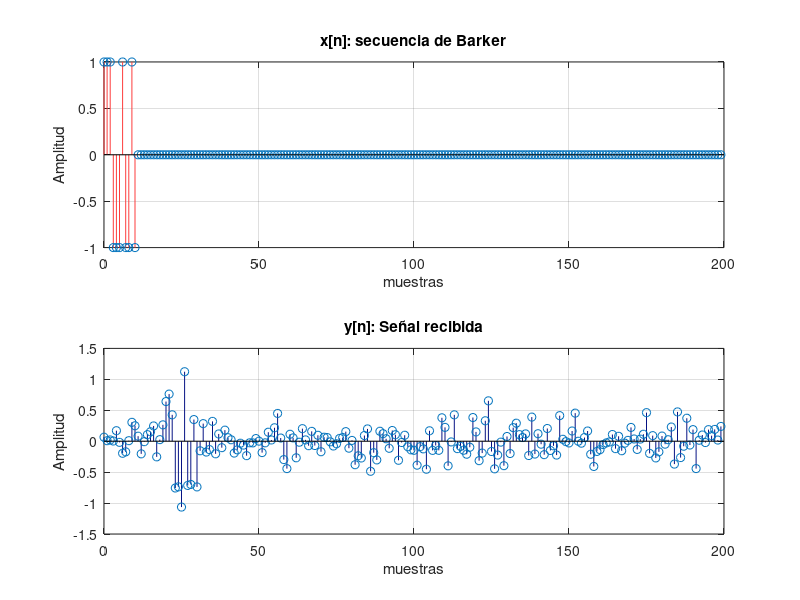
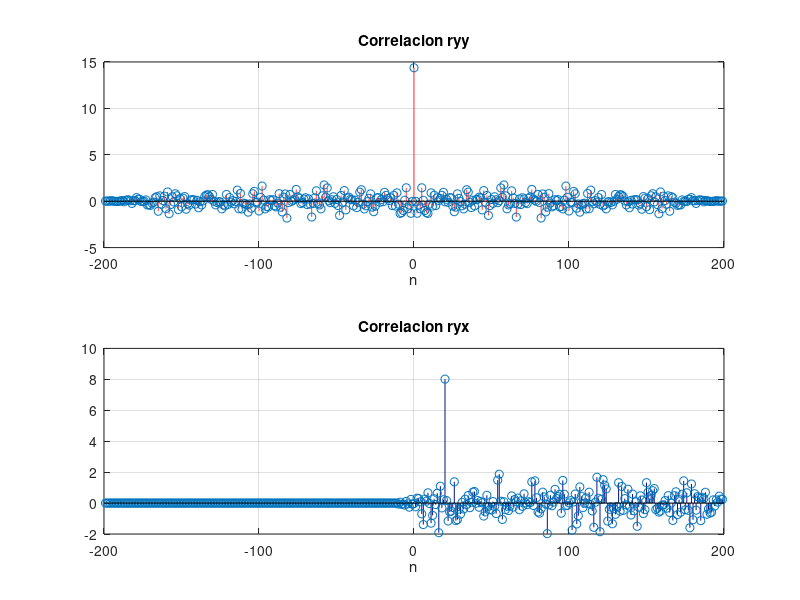

Write MATLAB code to recreate these figures, in order. (Note: this script raises an error after producing the figures.)
%% Radar
clc, clear, close all

Colors = [  hex2dec('fd') hex2dec('3c') hex2dec('3c');
            hex2dec('06') hex2dec('12') hex2dec('83');
            hex2dec('ff') hex2dec('b7') hex2dec('4c');
            hex2dec('13') hex2dec('8d') hex2dec('90');
            hex2dec('00') hex2dec('00') hex2dec('00')]/255;
n = 0:1:199;
a = 0.9;
D = 20;
x = [1,1,1,-1,-1,-1,1,-1,-1,1,-1]; %Barker
padding = zeros(1,200 - length(x));
x = [x, padding];
ruido = randn(1,200).*sqrt(0.05);
y = zeros(1,200);

for i=n+1
    if i <= D
        y(i) = ruido(i);
    else
        y(i) = a*x(i-D) + ruido(i);
    end
end

figure()
    subplot(2,1,1)
        stem(n, x, "color", Colors(1,:));
        xlabel("muestras")
        ylabel("Amplitud")
        title("x[n]: secuencia de Barker")
        grid on
    subplot(2,1,2)
        stem(n,y,"color",Colors(2,:))
        xlabel("muestras")
        ylabel("Amplitud")
        title("y[n]: Señal recibida")
        grid on
%save
cfg.PaperPositionMode = 'auto';
print("imgs/4_radar_b",'-dpdf','-bestfit') 

% Correlacion ryy
ryy = xcorr2(y,y);
ryx = xcorr2(y,x);
figure("name","correlaciones")
    subplot(2,1,1)
        stem(-199:1:199, ryy, "color", Colors(1,:))
        xlabel("n")
        title("Correlacion ryy")
        grid on
    subplot(2,1,2)
        stem(-199:1:199, ryx, "color", Colors(2,:))
        xlabel("n")
        title("Correlacion ryx")
        grid on
%save
cfg.PaperPositionMode = 'auto';
print("imgs/4_radar_c",'-dpdf','-bestfit') 

SNR_c = snr(y,ruido)

%% d - Sigma = 0.1
clc, clear, close all

Colors = [  hex2dec('fd') hex2dec('3c') hex2dec('3c');
            hex2dec('06') hex2dec('12') hex2dec('83');
            hex2dec('ff') hex2dec('b7') hex2dec('4c');
            hex2dec('13') hex2dec('8d') hex2dec('90');
            hex2dec('00') hex2dec('00') hex2dec('00')]/255;
n = 0:1:199;
a = 0.9;
D = 20;
x = [1,1,1,-1,-1,-1,1,-1,-1,1,-1]; %Barker
padding = zeros(1,200 - length(x));
x = [x, padding];
ruido = randn(1,200).*sqrt(0.1);
y = zeros(1,200);

for i=n+1
    if i <= D
        y(i) = ruido(i);
    else
        y(i) = a*x(i-D) + ruido(i);
    end
end

figure()
    subplot(2,1,1)
        stem(n, x, "color", Colors(1,:));
        xlabel("muestras")
        ylabel("Amplitud")
        title("x[n]: secuencia de Barker")
        grid on
    subplot(2,1,2)
        stem(n,y,"color",Colors(2,:))
        xlabel("muestras")
        ylabel("Amplitud")
        title("y[n]: Señal recibida")
        grid on
%save
cfg.PaperPositionMode = 'auto';
print("imgs/4_radar_d_0_1_signal",'-dpdf','-bestfit') 

% Correlacion ryy
ryy = xcorr2(y,y);
ryx = xcorr2(y,x);
figure("name","correlaciones")
    subplot(2,1,1)
        stem(-199:1:199, ryy, "color", Colors(1,:))
        xlabel("n")
        title("Correlacion ryy")
        grid on
    subplot(2,1,2)
        stem(-199:1:199, ryx, "color", Colors(2,:))
        xlabel("n")
        title("Correlacion ryx")
        grid on
%save
cfg.PaperPositionMode = 'auto';
print("imgs/4_radar_d_0_1_corre",'-dpdf','-bestfit') 

SNR_c = snr(y,ruido)

%% d - Sigma = 1
clc, clear, close all

Colors = [  hex2dec('fd') hex2dec('3c') hex2dec('3c');
            hex2dec('06') hex2dec('12') hex2dec('83');
            hex2dec('ff') hex2dec('b7') hex2dec('4c');
            hex2dec('13') hex2dec('8d') hex2dec('90');
            hex2dec('00') hex2dec('00') hex2dec('00')]/255;
n = 0:1:199;
a = 0.9;
D = 20;
x = [1,1,1,-1,-1,-1,1,-1,-1,1,-1]; %Barker
padding = zeros(1,200 - length(x));
x = [x, padding];
ruido = randn(1,200).*sqrt(1);
y = zeros(1,200);

for i=n+1
    if i <= D
        y(i) = ruido(i);
    else
        y(i) = a*x(i-D) + ruido(i);
    end
end

figure()
    subplot(2,1,1)
        stem(n, x, "color", Colors(1,:));
        xlabel("muestras")
        ylabel("Amplitud")
        title("x[n]: secuencia de Barker")
        grid on
    subplot(2,1,2)
        stem(n,y,"color",Colors(2,:))
        xlabel("muestras")
        ylabel("Amplitud")
        title("y[n]: Señal recibida")
        grid on
%save
cfg.PaperPositionMode = 'auto';
print("imgs/4_radar_d_1_signal",'-dpdf','-bestfit') 

% Correlacion ryy
ryy = xcorr2(y,y);
ryx = xcorr2(y,x);
figure("name","correlaciones")
    subplot(2,1,1)
        stem(-199:1:199, ryy, "color", Colors(1,:))
        xlabel("n")
        title("Correlacion ryy")
        grid on
    subplot(2,1,2)
        stem(-199:1:199, ryx, "color", Colors(2,:))
        xlabel("n")
        title("Correlacion ryx")
        grid on
%save
cfg.PaperPositionMode = 'auto';
print("imgs/4_radar_d_1_corre",'-dpdf','-bestfit') 

SNR_c = snr(y,ruido)
%% Radar : 10 periodos de barker
clc, clear, close all

Colors = [  hex2dec('fd') hex2dec('3c') hex2dec('3c');
            hex2dec('06') hex2dec('12') hex2dec('83');
            hex2dec('ff') hex2dec('b7') hex2dec('4c');
            hex2dec('13') hex2dec('8d') hex2dec('90');
            hex2dec('00') hex2dec('00') hex2dec('00')]/255;
n = 0:1:199;
a = 0.9;
D = 20;
barker = [1,1,1,-1,-1,-1,1,-1,-1,1,-1]; %Barker
x = [barker,barker,barker,barker,barker,barker,barker,barker,barker,barker];
padding = zeros(1,200 - length(x));
x = [x, padding];
ruido = randn(1,200).*sqrt(0.05);
y = zeros(1,200);

for i=n+1
    if i <= D
        y(i) = ruido(i);
    else
        y(i) = a*x(i-D) + ruido(i);
    end
end

figure()
    subplot(2,1,1)
        stem(n, x, "color", Colors(1,:));
        xlabel("muestras")
        ylabel("Amplitud")
        title("x[n]: secuencia de Barker")
        grid on
    subplot(2,1,2)
        stem(n,y,"color",Colors(2,:))
        xlabel("muestras")
        ylabel("Amplitud")
        title("y[n]: Señal recibida")
        grid on
%save
cfg.PaperPositionMode = 'auto';
print("imgs/4_radar_e_signal",'-dpdf','-bestfit') 

% Correlacion ryy
ryy = xcorr2(y,y);
ryx = xcorr2(y,x);
figure("name","correlaciones")
    subplot(2,1,1)
        stem(-199:1:199, ryy, "color", Colors(1,:))
        xlabel("n")
        title("Correlacion ryy")
        grid on
    subplot(2,1,2)
        stem(-199:1:199, ryx, "color", Colors(2,:))
        xlabel("n")
        title("Correlacion ryx")
        grid on
%save
cfg.PaperPositionMode = 'auto';
print("imgs/4_radar_e_corre",'-dpdf','-bestfit') 

SNR_c = snr(y,ruido)
